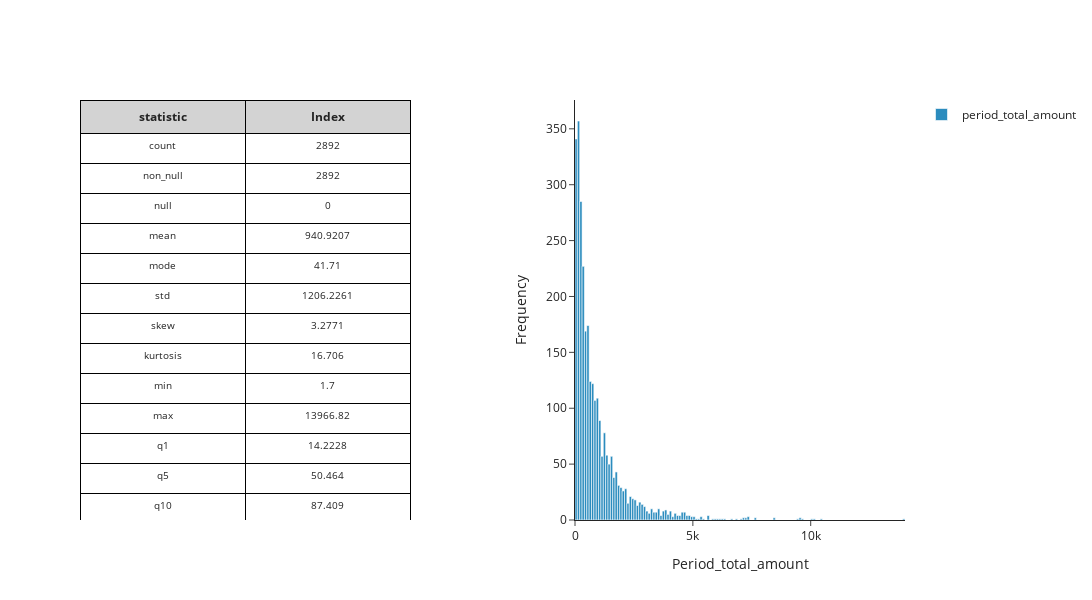

The notebook cell this image was saved under:
### Code cell
## MONETARY VALUE
col_name = 'period_total_amount'
stat_df = mk.distribution_statistics_table(customers_screenshot_summary_df, value_col=col_name)
fig = mk.create_histogram_plotly(customers_screenshot_summary_df, col_name)
mk.stack_plotly_figure_with_dataframe(stat_df, fig)

### Figure 1 — Plotly figure (JSON) as saved in the notebook; plotly's stock layout.template omitted (floating-point values rounded to 4 significant figures; data arrays with more than 128 entries replaced by an {"elided": "..."} marker saying what was removed)
{"data": [{"cells": {"align": "center", "fill": {"color": "white"}, "font": {"size": 10}, "height": 30, "line": {"color": "black"}, "values": [["count", "non_null", "null", "mean", "mode", "std", "skew", "kurtosis", "min", "max", "q1", "q5", "q10", "q15", "q20", "q25", "q30", "q35", "q40", "q45", "q50", "q55", "q60", "q65", "q70", "q75", "q80", "q85", "q90", "q95", "q99"], [2892, 2892, 0, 940.9, 41.71, 1206.0, 3.277, 16.71, 1.7, 13970.0, 14.22, 50.46, 87.41, 119.2, 161.9, 206.6, 257.1, 312.5, 371.0, 451.9, 538.4, 626.5, 746.1, 876.5, 1014.0, 1213.0, 1436.0, 1744.0, 2214.0, 3260.0, 5666.0]]}, "columnwidth": [0.5, 0.5], "domain": {"x": [0, 0.4], "y": [0, 1]}, "header": {"align": "center", "fill": {"color": "lightgrey"}, "font": {"size": 12}, "line": {"color": "black"}, "values": ["<b>statistic</b>", "<b>Index</b>"]}, "type": "table"}, {"hovertemplate": "Value: %{x}<br>Frequency: %{y}<extra></extra>", "marker": {"color": "#2b8cbe"}, "name": "period_total_amount", "type": "histogram", "x": {"elided": "2892 float values"}}], "layout": {"height": 600, "showlegend": true, "title": {"text": ""}, "width": 1200, "xaxis": {"anchor": "y", "domain": [0.6, 1], "title": {"text": "Period_total_amount"}}, "yaxis": {"anchor": "x", "domain": [0, 1], "title": {"text": "Frequency"}}}}
